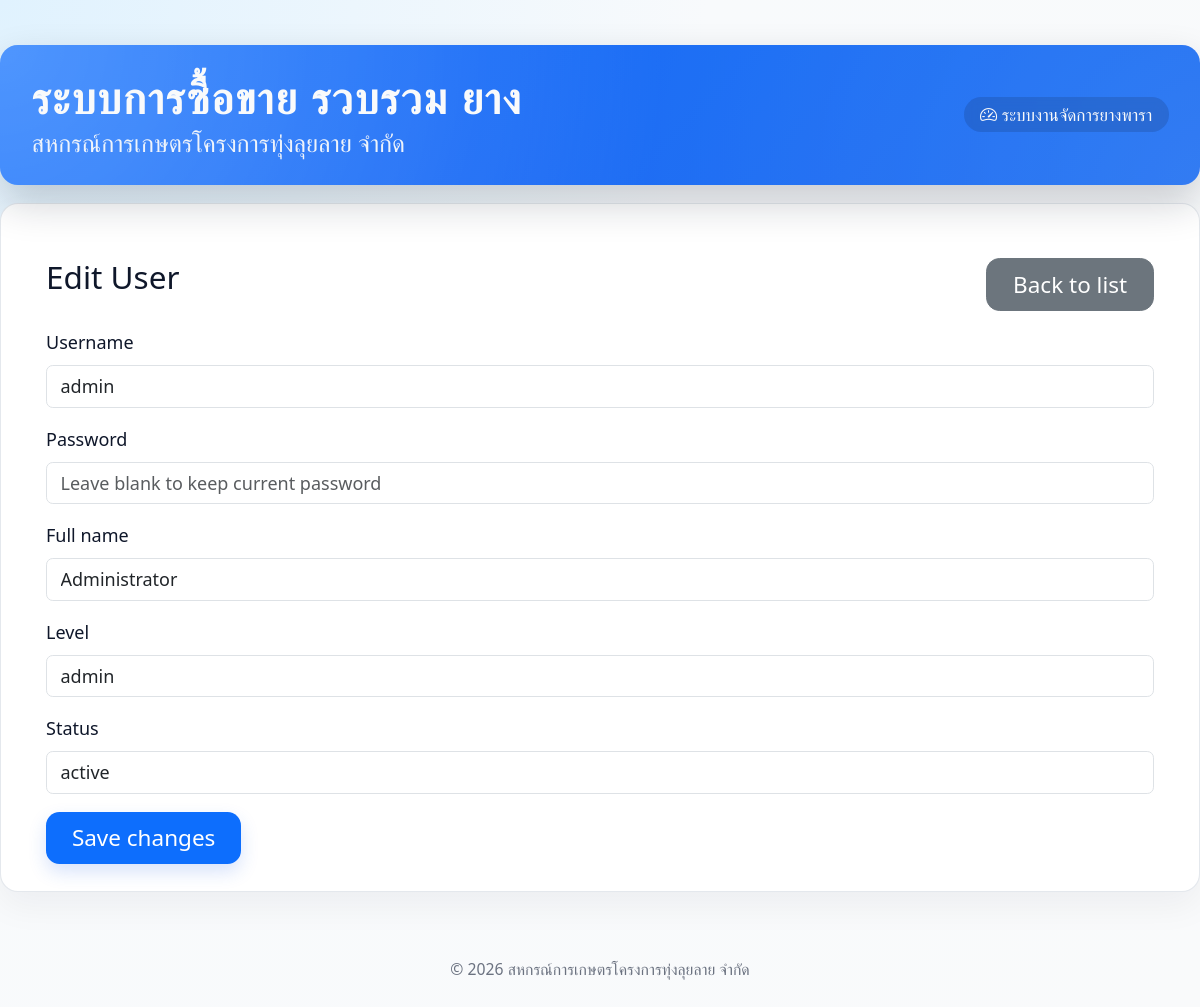
The app's page /user_form.php?action=edit&id=5 (signed in) with its own data.
### tables this page shows
CREATE TABLE `tbl_user` (
  `user_id` int(11) NOT NULL,
  `user_username` varchar(255) NOT NULL,
  `user_password` varchar(255) NOT NULL,
  `user_fullname` varchar(255) NOT NULL,
  `user_level` varchar(255) NOT NULL,
  `user_status` varchar(255) NOT NULL
);

### user_form.php (the view, shortened to what this page needs)
<?php
include 'header.php';
$action = isset($_GET['action']) ? $_GET['action'] : 'create';
$user = [
    'user_id' => 0,
    'user_username' => '',
    'user_fullname' => '',
    'user_level' => 'user',
    'user_status' => 'active'
];
if ($action === 'edit') {
    $id = isset($_GET['id']) ? (int)$_GET['id'] : 0;
    $stmt = $mysqli->prepare('SELECT user_id, user_username, user_fullname, user_level, user_status FROM ' . USER_TABLE . ' WHERE user_id = ? LIMIT 1');
    $stmt->bind_param('i', $id);
    $stmt->execute();
    $res = $stmt->get_result();
    $data = $res->fetch_assoc();
    $user = $data;
}
?>
<div class="container mt-4">
    <div class="row mb-3">
        <div class="col-6">
            <h3><?php echo $action === 'edit' ? 'Edit User' : 'Create User'; ?></h3>
        </div>
        <div class="col-6 text-end">
            <a href="users.php" class="btn btn-secondary">Back to list</a>
        </div>
    </div>
    <form method="post" action="user_save.php">
        <div class="mb-3">
            <label class="form-label">Username</label>
            <input type="text" name="username" class="form-control" required value="<?php echo htmlspecialchars($user['user_username']); ?>">
        </div>
        <div class="mb-3">
            <label class="form-label">Password</label>
            <input type="password" name="password" class="form-control" <?php if ($action === 'create') echo 'required'; ?> placeholder="<?php echo $action === 'edit' ? 'Leave blank to keep current password' : ''; ?>">
        </div>
        <div class="mb-3">
            <label class="form-label">Full name</label>
            <input type="text" name="fullname" class="form-control" required value="<?php echo htmlspecialchars($user['user_fullname']); ?>">
        </div>
        <div class="mb-3">
            <label class="form-label">Level</label>
            <select name="level" class="form-control">
                <option value="admin" <?php if ($user['user_level'] === 'admin') echo 'selected'; ?>>admin</option>
            </select>
        </div>
        <div class="mb-3">
            <label class="form-label">Status</label>
            <select name="status" class="form-control">
                <option value="active" <?php if ($user['user_status'] === 'active') echo 'selected'; ?>>active</option>
            </select>
        </div>
        <button type="submit" class="btn btn-primary"><?php echo $action === 'edit' ? 'Save changes' : 'Create user'; ?></button>
    </form>
</div>
<?php include 'footer.php'; ?>

### header.php (style rules this page uses)
* { margin: 0; padding: 0; box-sizing: border-box; }
:root { font-size: 18px; }
body { min-height: 100vh; background: radial-gradient(circle at top left, #e0f2fe 0, #f8fafc 45%, #f9fafb 100%); font-family: 'THSarabunNew', system-ui, -apple-system, "Segoe UI", Roboto, "Helvetica Neue", Arial, "Noto Sans", sans-serif; color: #0f172a; }
.btn { font-size: 1.25rem; padding: 0.4em 1.15em; border-radius: .75rem; }
.btn-primary, .btn-success, .btn-danger, .btn-warning { border: none; box-shadow: 0 8px 18px rgba(37, 99, 235, 0.18); }

### records on screen
tbl_user: username "admin", fullname "Administrator", level "admin", status "active"
